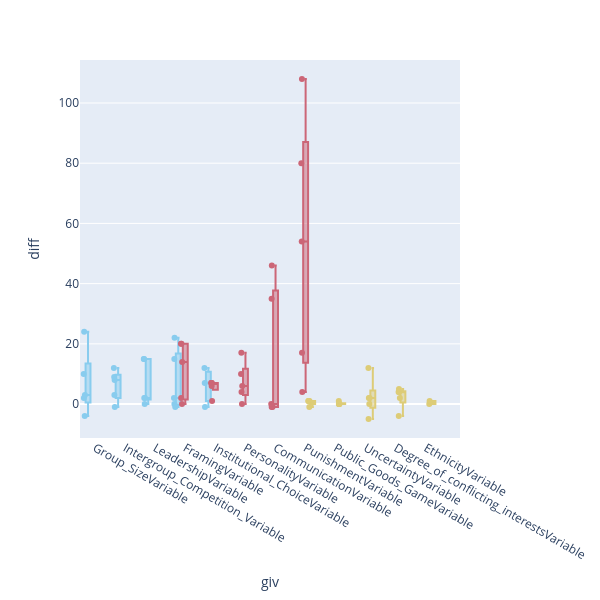

Notebook cell for this chart:
### Code cell
color_palette = px.colors.qualitative.Safe
fig = px.box(pd.concat(data_vis_pos, axis=0), 
             x="giv", y="diff", color="th", points='all',
             color_discrete_sequence=color_palette)
fig.update_layout(yaxis={'categoryorder': 'total descending'})
fig.update_layout(width=600, height=600, showlegend=False)
fig.write_image("../visualisations/llm_pos_diff_giv_distinct_per_th.pdf", format='pdf')
fig.show()

### Figure 1 — Plotly figure (JSON) as saved in the notebook; plotly's stock layout.template omitted (floating-point values rounded to 4 significant figures)
{"data": [{"alignmentgroup": "True", "boxpoints": "all", "hovertemplate": "th=regular<br>giv=%{x}<br>diff=%{y}<extra></extra>", "legendgroup": "regular", "marker": {"color": "rgb(136, 204, 238)"}, "name": "regular", "notched": false, "offsetgroup": "regular", "orientation": "v", "showlegend": true, "type": "box", "x": ["Group_SizeVariable", "Group_SizeVariable", "Group_SizeVariable", "Group_SizeVariable", "Group_SizeVariable", "Intergroup_Competition_Variable", "Intergroup_Competition_Variable", "Intergroup_Competition_Variable", "Intergroup_Competition_Variable", "Intergroup_Competition_Variable", "LeadershipVariable", "LeadershipVariable", "LeadershipVariable", "LeadershipVariable", "LeadershipVariable", "FramingVariable", "FramingVariable", "FramingVariable", "FramingVariable", "FramingVariable", "Institutional_ChoiceVariable", "Institutional_ChoiceVariable", "Institutional_ChoiceVariable"], "x0": " ", "xaxis": "x", "y": [24, -4, 2, 3, 10, -1, 8, 3, 12, 9, 15, 2, 15, 0, 2, -1, 0, 22, 2, 15, 7, -1, 12], "y0": " ", "yaxis": "y"}, {"alignmentgroup": "True", "boxpoints": "all", "hovertemplate": "th=study_mod<br>giv=%{x}<br>diff=%{y}<extra></extra>", "legendgroup": "study_mod", "marker": {"color": "rgb(204, 102, 119)"}, "name": "study_mod", "notched": false, "offsetgroup": "study_mod", "orientation": "v", "showlegend": true, "type": "box", "x": ["PersonalityVariable", "PersonalityVariable", "PersonalityVariable", "PersonalityVariable", "PersonalityVariable", "CommunicationVariable", "CommunicationVariable", "CommunicationVariable", "CommunicationVariable", "CommunicationVariable", "FramingVariable", "FramingVariable", "FramingVariable", "FramingVariable", "FramingVariable", "Institutional_ChoiceVariable", "Institutional_ChoiceVariable", "Institutional_ChoiceVariable", "Institutional_ChoiceVariable", "Institutional_ChoiceVariable", "PunishmentVariable", "PunishmentVariable", "PunishmentVariable", "PunishmentVariable", "PunishmentVariable"], "x0": " ", "xaxis": "x", "y": [6, 0, 10, 4, 17, -1, 35, 0, -1, 46, 0, 14, 20, 2, 20, 6, 7, 7, 7, 1, 4, 54, 108, 17, 80], "y0": " ", "yaxis": "y"}, {"alignmentgroup": "True", "boxpoints": "all", "hovertemplate": "th=var_mod<br>giv=%{x}<br>diff=%{y}<extra></extra>", "legendgroup": "var_mod", "marker": {"color": "rgb(221, 204, 119)"}, "name": "var_mod", "notched": false, "offsetgroup": "var_mod", "orientation": "v", "showlegend": true, "type": "box", "x": ["Public_Goods_GameVariable", "Public_Goods_GameVariable", "Public_Goods_GameVariable", "Public_Goods_GameVariable", "Public_Goods_GameVariable", "UncertaintyVariable", "UncertaintyVariable", "UncertaintyVariable", "UncertaintyVariable", "UncertaintyVariable", "Degree_of_conflicting_interestsVariable", "Degree_of_conflicting_interestsVariable", "Degree_of_conflicting_interestsVariable", "Degree_of_conflicting_interestsVariable", "Degree_of_conflicting_interestsVariable", "PunishmentVariable", "PunishmentVariable", "PunishmentVariable", "PunishmentVariable", "EthnicityVariable", "EthnicityVariable"], "x0": " ", "xaxis": "x", "y": [1, 0, 0, 0, 0, 12, 2, 0, -5, 2, -4, 5, 2, 4, 4, 1, -1, 1, 1, 1, 0], "y0": " ", "yaxis": "y"}], "layout": {"boxmode": "group", "height": 600, "legend": {"title": {"text": "th"}, "tracegroupgap": 0}, "margin": {"t": 60}, "showlegend": false, "width": 600, "xaxis": {"anchor": "y", "domain": [0, 1], "title": {"text": "giv"}}, "yaxis": {"anchor": "x", "categoryorder": "total descending", "domain": [0, 1], "title": {"text": "diff"}}}}
